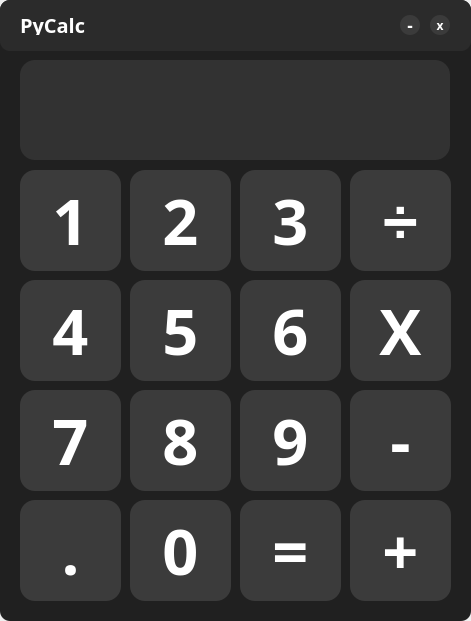
<?xml version="1.0" encoding="UTF-8"?>
<ui version="4.0">
 <class>MainWindow</class>
 <widget class="QMainWindow" name="MainWindow">
  <property name="geometry">
   <rect>
    <x>0</x>
    <y>0</y>
    <width>471</width>
    <height>621</height>
   </rect>
  </property>
  <property name="windowTitle">
   <string>MainWindow</string>
  </property>
  <property name="inputMethodHints">
   <set>Qt::ImhDigitsOnly|Qt::ImhFormattedNumbersOnly</set>
  </property>
  <widget class="QWidget" name="centralwidget">
   <widget class="QFrame" name="frame">
    <property name="geometry">
     <rect>
      <x>0</x>
      <y>0</y>
      <width>471</width>
      <height>621</height>
     </rect>
    </property>
    <property name="styleSheet">
     <string notr="true">QPushButton {
background-color: rgb(59, 59, 59);
color: rgb(255, 255, 255);
border-radius: 15px;
}
QPushButton:hover {
background-color: rgb(50, 50, 50);
color: rgb(255, 255, 255);
border-radius: 15px;
}
QFrame {
border-radius: 10px;
background-color: rgb(32, 32, 32);
}
QLineEdit {
background-color: rgb(50, 50, 50);
color: rgb(255, 255, 255);
border-radius: 15px;
}</string>
    </property>
    <property name="frameShape">
     <enum>QFrame::StyledPanel</enum>
    </property>
    <property name="frameShadow">
     <enum>QFrame::Raised</enum>
    </property>
    <widget class="QPushButton" name="pushButton_7">
     <property name="geometry">
      <rect>
       <x>20</x>
       <y>390</y>
       <width>101</width>
       <height>101</height>
      </rect>
     </property>
     <property name="font">
      <font>
       <family>UA_Eagle-Caps</family>
       <pointsize>47</pointsize>
       <weight>75</weight>
       <bold>true</bold>
      </font>
     </property>
     <property name="cursor">
      <cursorShape>PointingHandCursor</cursorShape>
     </property>
     <property name="styleSheet">
      <string notr="true"/>
     </property>
     <property name="text">
      <string>7</string>
     </property>
    </widget>
    <widget class="QPushButton" name="pushButton_8">
     <property name="geometry">
      <rect>
       <x>130</x>
       <y>390</y>
       <width>101</width>
       <height>101</height>
      </rect>
     </property>
     <property name="font">
      <font>
       <family>UA_Eagle-Caps</family>
       <pointsize>47</pointsize>
       <weight>75</weight>
       <bold>true</bold>
      </font>
     </property>
     <property name="cursor">
      <cursorShape>PointingHandCursor</cursorShape>
     </property>
     <property name="styleSheet">
      <string notr="true"/>
     </property>
     <property name="text">
      <string>8</string>
     </property>
    </widget>
    <widget class="QPushButton" name="pushButton_5">
     <property name="geometry">
      <rect>
       <x>130</x>
       <y>280</y>
       <width>101</width>
       <height>101</height>
      </rect>
     </property>
     <property name="font">
      <font>
       <family>UA_Eagle-Caps</family>
       <pointsize>47</pointsize>
       <weight>75</weight>
       <bold>true</bold>
      </font>
     </property>
     <property name="cursor">
      <cursorShape>PointingHandCursor</cursorShape>
     </property>
     <property name="styleSheet">
      <string notr="true"/>
     </property>
     <property name="text">
      <string>5</string>
     </property>
    </widget>
    <widget class="QPushButton" name="pushButton_17">
     <property name="geometry">
      <rect>
       <x>350</x>
       <y>170</y>
       <width>101</width>
       <height>101</height>
      </rect>
     </property>
     <property name="font">
      <font>
       <family>Tahoma</family>
       <pointsize>47</pointsize>
       <weight>75</weight>
       <bold>true</bold>
      </font>
     </property>
     <property name="cursor">
      <cursorShape>PointingHandCursor</cursorShape>
     </property>
     <property name="styleSheet">
      <string notr="true"/>
     </property>
     <property name="text">
      <string>÷</string>
     </property>
    </widget>
    <widget class="QPushButton" name="pushButton_2">
     <property name="geometry">
      <rect>
       <x>130</x>
       <y>170</y>
       <width>101</width>
       <height>101</height>
      </rect>
     </property>
     <property name="font">
      <font>
       <family>UA_Eagle-Caps</family>
       <pointsize>47</pointsize>
       <weight>75</weight>
       <bold>true</bold>
      </font>
     </property>
     <property name="cursor">
      <cursorShape>PointingHandCursor</cursorShape>
     </property>
     <property name="styleSheet">
      <string notr="true"/>
     </property>
     <property name="text">
      <string>2</string>
     </property>
    </widget>
    <widget class="QPushButton" name="pushButton_14">
     <property name="geometry">
      <rect>
       <x>350</x>
       <y>500</y>
       <width>101</width>
       <height>101</height>
      </rect>
     </property>
     <property name="font">
      <font>
       <family>UA_Eagle-Caps</family>
       <pointsize>47</pointsize>
       <weight>75</weight>
       <bold>true</bold>
      </font>
     </property>
     <property name="cursor">
      <cursorShape>PointingHandCursor</cursorShape>
     </property>
     <property name="styleSheet">
      <string notr="true"/>
     </property>
     <property name="text">
      <string>+</string>
     </property>
    </widget>
    <widget class="QPushButton" name="pushButton_11">
     <property name="geometry">
      <rect>
       <x>20</x>
       <y>500</y>
       <width>101</width>
       <height>101</height>
      </rect>
     </property>
     <property name="font">
      <font>
       <family>UA_Eagle-Caps</family>
       <pointsize>47</pointsize>
       <weight>75</weight>
       <bold>true</bold>
      </font>
     </property>
     <property name="cursor">
      <cursorShape>PointingHandCursor</cursorShape>
     </property>
     <property name="styleSheet">
      <string notr="true"/>
     </property>
     <property name="text">
      <string>.</string>
     </property>
    </widget>
    <widget class="QPushButton" name="pushButton_10">
     <property name="geometry">
      <rect>
       <x>130</x>
       <y>500</y>
       <width>101</width>
       <height>101</height>
      </rect>
     </property>
     <property name="font">
      <font>
       <family>UA_Eagle-Caps</family>
       <pointsize>47</pointsize>
       <weight>75</weight>
       <bold>true</bold>
      </font>
     </property>
     <property name="cursor">
      <cursorShape>PointingHandCursor</cursorShape>
     </property>
     <property name="styleSheet">
      <string notr="true"/>
     </property>
     <property name="text">
      <string>0</string>
     </property>
    </widget>
    <widget class="QPushButton" name="pushButton_15">
     <property name="geometry">
      <rect>
       <x>350</x>
       <y>390</y>
       <width>101</width>
       <height>101</height>
      </rect>
     </property>
     <property name="font">
      <font>
       <family>UA_Eagle-Caps</family>
       <pointsize>47</pointsize>
       <weight>75</weight>
       <bold>true</bold>
      </font>
     </property>
     <property name="cursor">
      <cursorShape>PointingHandCursor</cursorShape>
     </property>
     <property name="styleSheet">
      <string notr="true"/>
     </property>
     <property name="text">
      <string>-</string>
     </property>
    </widget>
    <widget class="QPushButton" name="pushButton_6">
     <property name="geometry">
      <rect>
       <x>240</x>
       <y>280</y>
       <width>101</width>
       <height>101</height>
      </rect>
     </property>
     <property name="font">
      <font>
       <family>UA_Eagle-Caps</family>
       <pointsize>47</pointsize>
       <weight>75</weight>
       <bold>true</bold>
      </font>
     </property>
     <property name="cursor">
      <cursorShape>PointingHandCursor</cursorShape>
     </property>
     <property name="styleSheet">
      <string notr="true"/>
     </property>
     <property name="text">
      <string>6</string>
     </property>
    </widget>
    <widget class="QPushButton" name="pushButton_9">
     <property name="geometry">
      <rect>
       <x>240</x>
       <y>390</y>
       <width>101</width>
       <height>101</height>
      </rect>
     </property>
     <property name="font">
      <font>
       <family>UA_Eagle-Caps</family>
       <pointsize>47</pointsize>
       <weight>75</weight>
       <bold>true</bold>
      </font>
     </property>
     <property name="cursor">
      <cursorShape>PointingHandCursor</cursorShape>
     </property>
     <property name="styleSheet">
      <string notr="true"/>
     </property>
     <property name="text">
      <string>9</string>
     </property>
    </widget>
    <widget class="QPushButton" name="pushButton_16">
     <property name="geometry">
      <rect>
       <x>350</x>
       <y>280</y>
       <width>101</width>
       <height>101</height>
      </rect>
     </property>
     <property name="font">
      <font>
       <family>UA_Eagle-Caps</family>
       <pointsize>47</pointsize>
       <weight>75</weight>
       <bold>true</bold>
      </font>
     </property>
     <property name="cursor">
      <cursorShape>PointingHandCursor</cursorShape>
     </property>
     <property name="styleSheet">
      <string notr="true"/>
     </property>
     <property name="text">
      <string>X</string>
     </property>
    </widget>
    <widget class="QPushButton" name="pushButton_4">
     <property name="geometry">
      <rect>
       <x>20</x>
       <y>280</y>
       <width>101</width>
       <height>101</height>
      </rect>
     </property>
     <property name="font">
      <font>
       <family>UA_Eagle-Caps</family>
       <pointsize>47</pointsize>
       <weight>75</weight>
       <bold>true</bold>
      </font>
     </property>
     <property name="cursor">
      <cursorShape>PointingHandCursor</cursorShape>
     </property>
     <property name="styleSheet">
      <string notr="true"/>
     </property>
     <property name="text">
      <string>4</string>
     </property>
    </widget>
    <widget class="QPushButton" name="pushButton">
     <property name="geometry">
      <rect>
       <x>20</x>
       <y>170</y>
       <width>101</width>
       <height>101</height>
      </rect>
     </property>
     <property name="font">
      <font>
       <family>UA_Eagle-Caps</family>
       <pointsize>47</pointsize>
       <weight>75</weight>
       <bold>true</bold>
      </font>
     </property>
     <property name="cursor">
      <cursorShape>PointingHandCursor</cursorShape>
     </property>
     <property name="styleSheet">
      <string notr="true"/>
     </property>
     <property name="text">
      <string>1</string>
     </property>
    </widget>
    <widget class="QLineEdit" name="lineEdit">
     <property name="geometry">
      <rect>
       <x>20</x>
       <y>60</y>
       <width>430</width>
       <height>100</height>
      </rect>
     </property>
     <property name="font">
      <font>
       <family>UA_Eagle-Caps</family>
       <pointsize>60</pointsize>
       <weight>75</weight>
       <bold>true</bold>
      </font>
     </property>
     <property name="layoutDirection">
      <enum>Qt::LeftToRight</enum>
     </property>
     <property name="text">
      <string/>
     </property>
     <property name="dragEnabled">
      <bool>false</bool>
     </property>
     <property name="readOnly">
      <bool>false</bool>
     </property>
     <property name="clearButtonEnabled">
      <bool>true</bool>
     </property>
    </widget>
    <widget class="QPushButton" name="pushButton_3">
     <property name="geometry">
      <rect>
       <x>240</x>
       <y>170</y>
       <width>101</width>
       <height>101</height>
      </rect>
     </property>
     <property name="font">
      <font>
       <family>UA_Eagle-Caps</family>
       <pointsize>47</pointsize>
       <weight>75</weight>
       <bold>true</bold>
      </font>
     </property>
     <property name="cursor">
      <cursorShape>PointingHandCursor</cursorShape>
     </property>
     <property name="styleSheet">
      <string notr="true"/>
     </property>
     <property name="text">
      <string>3</string>
     </property>
    </widget>
    <widget class="QPushButton" name="pushButton_13">
     <property name="geometry">
      <rect>
       <x>240</x>
       <y>500</y>
       <width>101</width>
       <height>101</height>
      </rect>
     </property>
     <property name="font">
      <font>
       <family>UA_Eagle-Caps</family>
       <pointsize>47</pointsize>
       <weight>75</weight>
       <bold>true</bold>
      </font>
     </property>
     <property name="cursor">
      <cursorShape>PointingHandCursor</cursorShape>
     </property>
     <property name="styleSheet">
      <string notr="true"/>
     </property>
     <property name="text">
      <string>=</string>
     </property>
    </widget>
    <widget class="QFrame" name="frame_2">
     <property name="geometry">
      <rect>
       <x>0</x>
       <y>0</y>
       <width>471</width>
       <height>51</height>
      </rect>
     </property>
     <property name="styleSheet">
      <string notr="true">border-radius: 10px;
background-color: rgb(43, 43, 43);</string>
     </property>
     <property name="frameShape">
      <enum>QFrame::StyledPanel</enum>
     </property>
     <property name="frameShadow">
      <enum>QFrame::Raised</enum>
     </property>
     <widget class="QPushButton" name="pushButton_12">
      <property name="geometry">
       <rect>
        <x>430</x>
        <y>15</y>
        <width>20</width>
        <height>20</height>
       </rect>
      </property>
      <property name="font">
       <font>
        <family>UA_Eagle-Caps</family>
        <weight>75</weight>
        <bold>true</bold>
       </font>
      </property>
      <property name="cursor">
       <cursorShape>PointingHandCursor</cursorShape>
      </property>
      <property name="styleSheet">
       <string notr="true">QPushButton {
background-color: rgb(59, 59, 59);
}
QPushButton:hover {
background-color: rgb(255, 0, 0);
}</string>
      </property>
      <property name="text">
       <string>x</string>
      </property>
     </widget>
     <widget class="QLabel" name="label">
      <property name="geometry">
       <rect>
        <x>20</x>
        <y>15</y>
        <width>211</width>
        <height>20</height>
       </rect>
      </property>
      <property name="font">
       <font>
        <family>UA_Eagle-Caps</family>
        <pointsize>15</pointsize>
        <weight>75</weight>
        <bold>true</bold>
       </font>
      </property>
      <property name="styleSheet">
       <string notr="true">color: rgb(255, 255, 255);</string>
      </property>
      <property name="text">
       <string>PyCalc</string>
      </property>
     </widget>
     <widget class="QPushButton" name="pushButton_18">
      <property name="geometry">
       <rect>
        <x>400</x>
        <y>15</y>
        <width>20</width>
        <height>20</height>
       </rect>
      </property>
      <property name="font">
       <font>
        <family>UA_Eagle-Caps</family>
        <pointsize>13</pointsize>
        <weight>75</weight>
        <bold>true</bold>
       </font>
      </property>
      <property name="cursor">
       <cursorShape>PointingHandCursor</cursorShape>
      </property>
      <property name="styleSheet">
       <string notr="true">QPushButton {
background-color: rgb(59, 59, 59);
}
QPushButton:hover {
background-color: rgb(255, 136, 0);
}</string>
      </property>
      <property name="text">
       <string>-</string>
      </property>
     </widget>
    </widget>
   </widget>
  </widget>
 </widget>
 <resources/>
 <connections/>
</ui>
